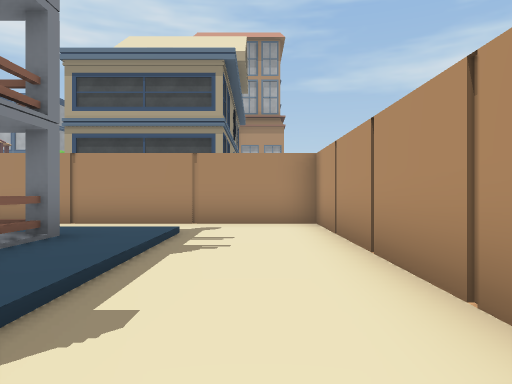
view 1 (above)

14 first-person views from a walk through a 3-D level made in the Unity game engine. The camera is 1.3 m above the floor, looks level and sees 70° across. The floor is counted in squares, 2 m on a side. Each view is taken from the middle of a square. On the plan, view 1 faces up. The plan holds only what a view shows up to about 11 squares ahead; the rest is blank. The place goes on beyond the plan. The player character is not drawn.

view 2
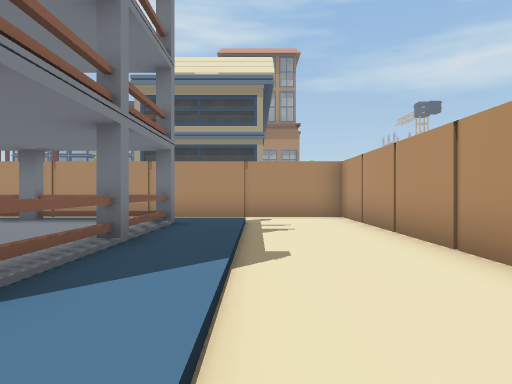

view 3
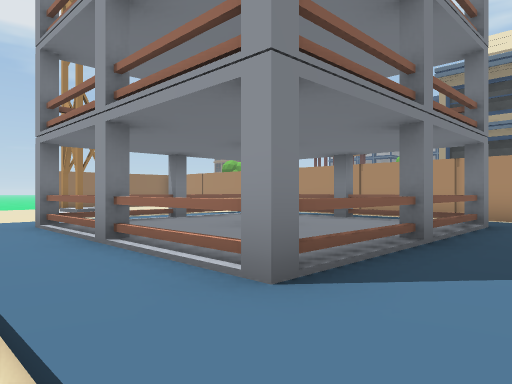

view 4
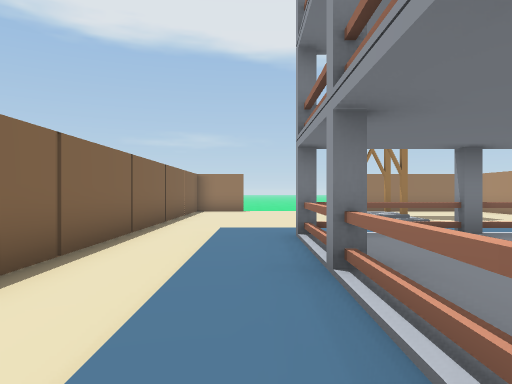

view 5
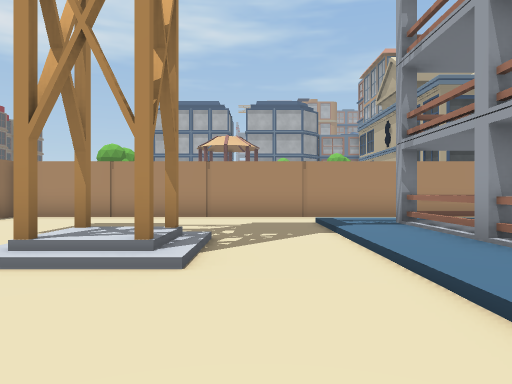

view 6
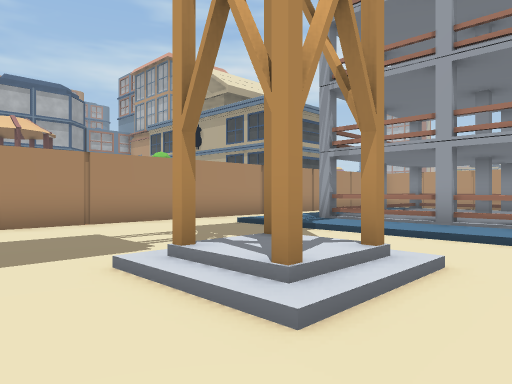

view 7
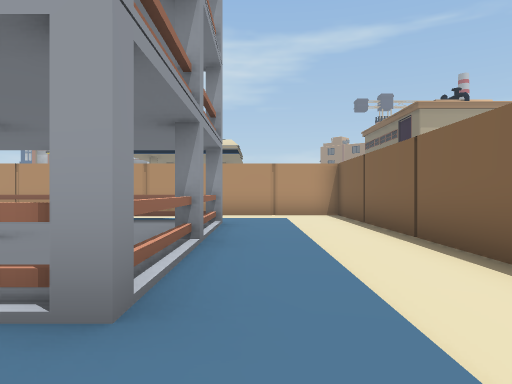

view 8
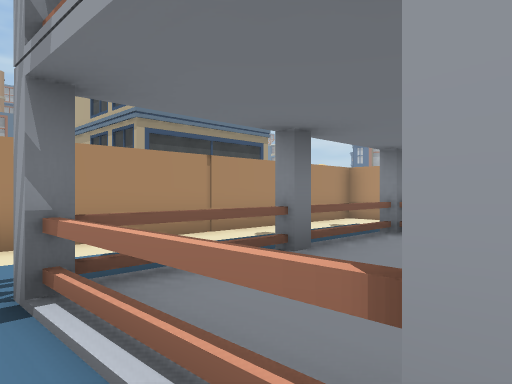

view 9
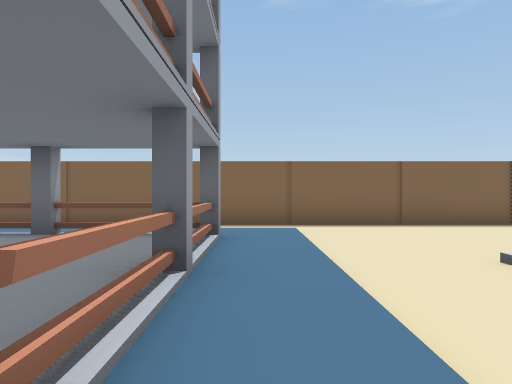

view 10
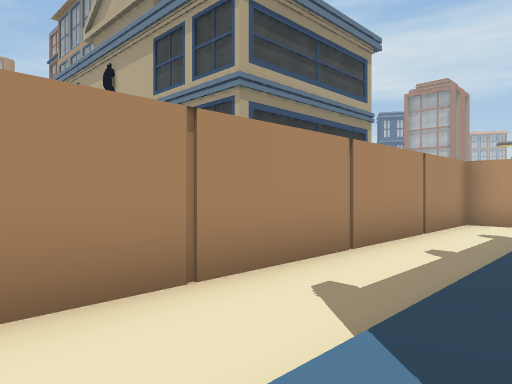

view 11
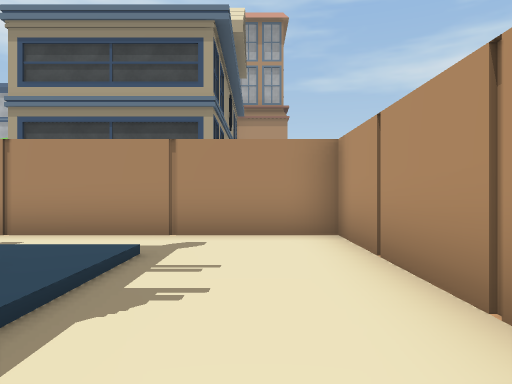

view 12
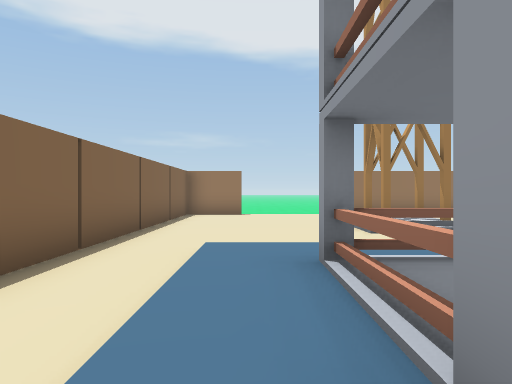

view 13
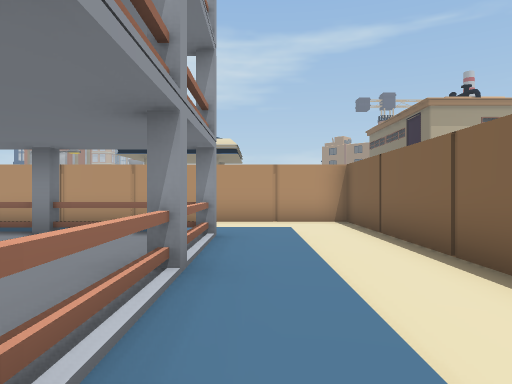

view 14
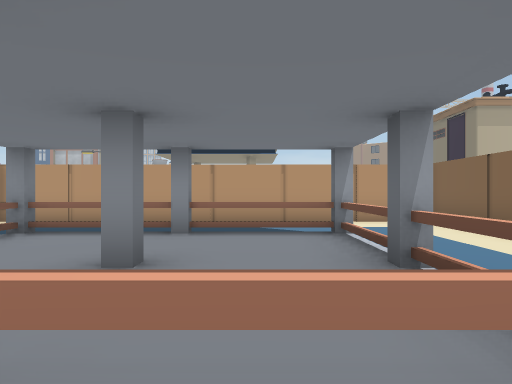

### Floor plan
Key: @ floor where view 1 was taken; # wall or solid block; x gap in a wall; . main floor; : floor 0.25 m higher than the main floor; / step, stairs or slope; = window, fence, low wall or low ledge; B building; T thing the floor can be seen under or through.
Columns run from 14 left of view 1 to 1 right of it. Each row starts with its distance up from view 1.
 16           B
 15           B
 14           B
 13           B  B
 12           B  B
 11           BB B
 10           BB B
  9           BBBB
  8 ################
  7 ...............#
  6 ......////////.#
  5 ......:::::::/.#
  4 ......:TTTT=:/.#
  3 ..##..:T:::T:/.#
  2 ..##..:x:#:x:/.#
  1 ......:#:::#:/.#
  0 ......:#####:/@#
 -1 ......:::::::/.#
 -2 ...............#
 -3 ################

Positions as (right, up) in squares from view 1, and headings:
1: (0, 0), facing up
2: (-1, -2), facing up
3: (-1, -2), facing up-left
4: (-2, -1), facing left
5: (-10, -2), facing up
6: (-14, 0), facing up-right
7: (-9, -1), facing right
8: (-8, 2), facing up-right
9: (-8, 5), facing down
10: (-8, 5), facing up-right
11: (0, 2), facing up
12: (-4, -1), facing left
13: (-8, -1), facing right
14: (-8, 1), facing right
